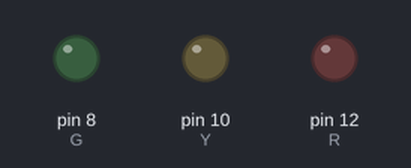
Bench run of a program on a simulated Raspberry Pi (header pin numbers). Shown: output pins drawn as LEDs (lit = HIGH).

Above: at 0.05 s.
At 0.95 s:
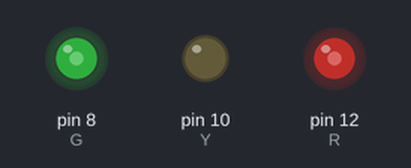
At 1.9 s:
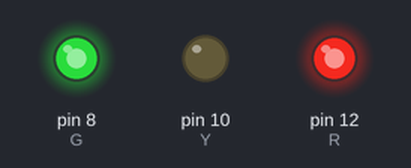
At 3.8 s:
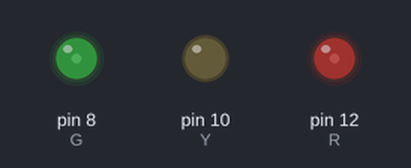
Timing chart, 0 to 5.5 s (numbered marks = the images above):
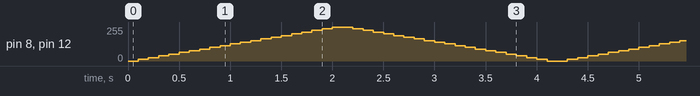

The program:

breathLed.py
```python
#!/usr/bin/python
# use board gpio just change mode & switch G, Y , R

import RPi.GPIO as GPIO
import time

G = 8
Y = 10
R = 12

GPIO.setmode(GPIO.BOARD) # setmode(GPIO.BCM)
GPIO.setwarnings(False)
GPIO.setup(R, GPIO.OUT)
GPIO.setup(Y, GPIO.OUT)
GPIO.setup(G, GPIO.OUT)

'''
p = GPIO.PWM(G, 0.5)
p.start(1);
raw_input("stop by input")
p.stop()
GPIO.cleanup();
'''

g = GPIO.PWM(G, 50)
g.start(0)

r = GPIO.PWM(R, 50)
r.start(0)

try:
	while 1:
		# start:0, max:100, step:5
		for dc in range(0, 101, 5) :
			g.ChangeDutyCycle(dc)
			r.ChangeDutyCycle(dc)
			time.sleep(0.1)
		# start 100, min:0, step:-5
		for dc in range(100, -1, -5) :
			g.ChangeDutyCycle(dc)
			r.ChangeDutyCycle(dc)
			time.sleep(0.1)

except KeyboardInterrupt:
	pass

r.stop()
g.stop()
GPIO.cleanup()
```
